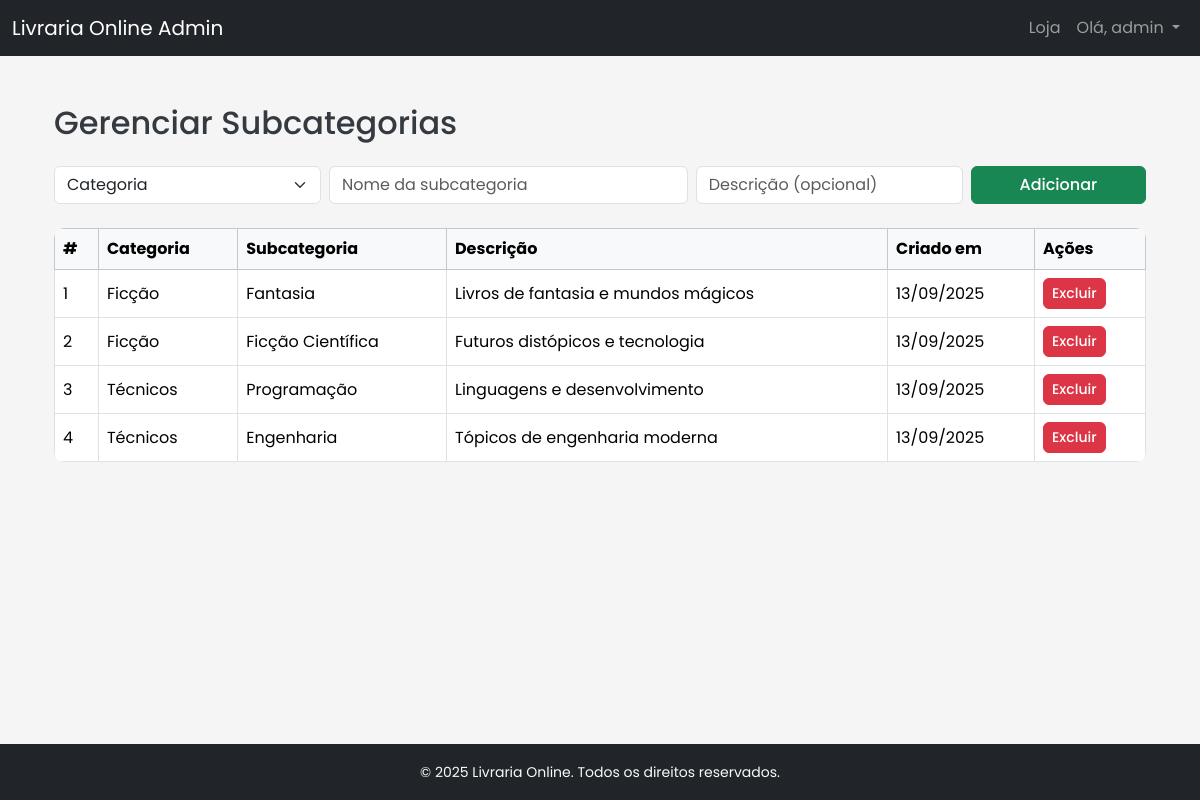
Page /livraria_online/admin/subcategories.php (signed in) on the committed database.
### tables this page shows
CREATE TABLE `subcategories` (
  `id` int(11) NOT NULL,
  `category_id` int(11) NOT NULL,
  `name` varchar(100) NOT NULL,
  `description` text DEFAULT NULL,
  `created_at` timestamp NOT NULL DEFAULT current_timestamp()
);

CREATE TABLE `categories` (
  `id` int(11) NOT NULL,
  `name` varchar(100) NOT NULL,
  `description` text DEFAULT NULL,
  `created_at` timestamp NOT NULL DEFAULT current_timestamp()
);

### livraria_online/admin/subcategories.php (the view, shortened to what this page needs)
<?php
require_once __DIR__ . '/../includes/db.php';
include __DIR__ . '/header.php';
$subcategories = $pdo->query("
    SELECT s.*, c.name AS category_name
    FROM subcategories s
    JOIN categories c ON s.category_id = c.id
    ORDER BY s.created_at DESC
")->fetchAll();
?>
<div class="container py-4">
    <h2 class="mb-4">Gerenciar Subcategorias</h2>
    <form method="POST" class="mb-4">
        <div class="row g-2">
            <div class="col-md-3">
                <select name="category_id" class="form-select" required>
                    <option value="">Categoria</option>
                </select>
            </div>
            <div class="col-md-4">
                <input type="text" name="name" class="form-control" placeholder="Nome da subcategoria" required>
            </div>
            <div class="col-md-3">
                <input type="text" name="description" class="form-control" placeholder="Descrição (opcional)">
            </div>
            <div class="col-md-2">
                <button class="btn btn-success w-100">Adicionar</button>
            </div>
        </div>
    </form>
    <?php if ($subcategories): ?>
        <div class="table-responsive">
            <table class="table table-bordered table-hover align-middle">
                <thead class="table-light">
                    <tr>
                        <th>#</th>
                        <th>Categoria</th>
                        <th>Subcategoria</th>
                        <th>Descrição</th>
                        <th>Criado em</th>
                        <th>Ações</th>
                    </tr>
                </thead>
                <tbody>
                    <?php foreach ($subcategories as $sub): ?>
                        <tr>
                            <td><?= $sub['id'] ?></td>
                            <td><?= htmlspecialchars($sub['category_name']) ?></td>
                            <td><?= htmlspecialchars($sub['name']) ?></td>
                            <td><?= htmlspecialchars($sub['description']) ?></td>
                            <td><?= date('d/m/Y', strtotime($sub['created_at'])) ?></td>
                            <td>
                                <a href="?delete=<?= $sub['id'] ?>" class="btn btn-sm btn-danger"
                                   onclick="return confirm('Deseja realmente excluir esta subcategoria?')">Excluir</a>
                            </td>
                        </tr>
                    <?php endforeach; ?>
                </tbody>
            </table>
        </div>
    <?php else: ?>
        <p class="text-muted">Nenhuma subcategoria cadastrada.</p>
    <?php endif; ?>
</div>
<?php
include __DIR__ . '/footer.php';

### livraria_online/assets/css/admin-style.css (style rules this page uses)
body { font-family: 'Poppins', sans-serif; background-color: #f5f5f5; color: #343a40; }
.btn { border-radius: 6px; font-weight: 500; transition: all 0.2s ease; }
.table { background-color: #fff; border-radius: 10px; overflow: hidden; }
.table th, .table td { vertical-align: middle !important; }

### rows in the picture
subcategories: id "1", category.name "Ficção", name "Fantasia", description "Livros de fantasia e mundos mágicos", created_at "13/09/2025"
subcategories: id "2", category.name "Ficção", name "Ficção Científica", description "Futuros distópicos e tecnologia", created_at "13/09/2025"
subcategories: id "3", category.name "Técnicos", name "Programação", description "Linguagens e desenvolvimento", created_at "13/09/2025"
subcategories: id "4", category.name "Técnicos", name "Engenharia", description "Tópicos de engenharia moderna", created_at "13/09/2025"

### other values in the picture
SITE_NAME "Livraria Online"
$_SESSION['username'] "admin"
